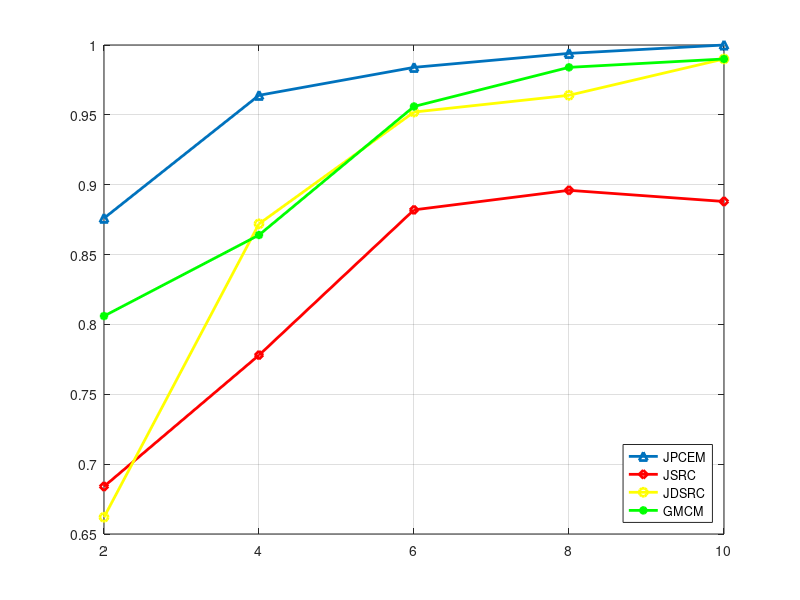

This chart was generated by the following MATLAB code: (Note: this script raises an error after producing the figure.)
%%%%%%% Statistical Comparison results %%%%%%%%%%%%%%%%%%%%
%%%%%%% Author: Xuelu Li %%%%%%%%%%%%%%%%%%%%%%%%%%%%%%%%%%
%%%%%%% Time: 12/18/2017 %%%%%%%%%%%%%%%%%%%%%%%%%%%%%%%%%%
%%%%%%% Algorithms include: 
%%%%%%% Graph-based Multiview Classification Method (GMCM)
%%%%%%% Joint SRC method (JSRC)
%%%%%%% Joint Dynamic SRC method (JDSRC)
%%%%%%% Joint SRC method (JSRC)
%%%%%%% Joint Prior and Coefficient Estimation Method (JPCEM)


clear all;
close all;

load AccDiffViews.mat;
load AccNormal.mat;
load AccDiffTrain.mat;

%% Different training size %%
for i = 1:5
    AccDiffTrains(i,:) = AccDiffTrain(2*i,:); 
end
N_train = 2:2:10;
figure;
plot(N_train,AccDiffTrains(:,3),'^-','LineWidth',2);
hold on;
plot(N_train,AccDiffTrains(:,2),'rd-','LineWidth',2);
plot(N_train,AccDiffTrains(:,4),'yo-','LineWidth',2);
plot(N_train,AccDiffTrains(:,1),'g*-','LineWidth',2);
grid on;
Tr = legend('JPCEM','JSRC','JDSRC','GMCM','Location','SouthEast');
Tr.FontSize = 12;
Tr.FontWeight = 'bold';
% xlabel('No. of training images per class per view','FontSize',10,'FontWeight','bold','Color','k');
% ylabel('Classification Accuracy','FontSize',10,'FontWeight','bold','Color','k');


%% Exploring selection bias %%
[mu1,sigma1] = normfit(AccNormal(:,1));
[mu2,sigma2] = normfit(AccNormal(:,2));
[mu4,sigma4] = normfit(AccNormal(:,4));
[mu3,sigma3] = normfit(AccNormal(:,3));
x = 0.65:0.001:1.02;
pd1 = fitdist(AccNormal(:,1),'Normal');
pd2 = fitdist(AccNormal(:,2),'Normal');
pd4 = fitdist(AccNormal(:,4),'Normal');
pd3 = fitdist(AccNormal(:,3),'Normal');

norm1 = pdf(pd1,x);
norm2 = pdf(pd2,x);
norm4 = pdf(pd4,x);
norm3 = pdf(pd3,x);

figure,
plot(x,norm3/100,'LineWidth',2);
hold on;
plot(x,norm2/100,'r','LineWidth',2);
plot(x,norm4/100,'y','LineWidth',2);
plot(x,norm1/100,'g','LineWidth',2);

Tn = legend('JPCEM','JSRC','JDSRC','GMCM','Location','NorthWest');
Tn.FontSize = 12;
Tn.FontWeight = 'bold';
% xlabel('Accuracy','FontSize',10,'FontWeight','bold','Color','k');
% ylabel('Normal distribution','FontSize',10,'FontWeight','bold','Color','k');
axis([0.65 1.01 0 0.5]);

%% Different views %%
% app = AccDiffViews;
% figure,
% c = {'1 view';'2 views';'3 views';'4 views';'5 views'};
% x = [1:5];
% bar(x,app);
% set(gca, 'FontSize', 10);
% set(gca,'XTickLabel',c,'FontWeight','bold');
% Tv = legend('GMCM','JSRC','JPCEM','JDSRC','Location','best');
% Tv.FontSize = 15;
% Tv.FontWeight = 'bold';
N_view = 1:5;
figure;
plot(N_view,AccDiffViews(1:5,3),'^-','LineWidth',2);
hold on;
plot(N_view,AccDiffViews(1:5,2),'rd-','LineWidth',2);
plot(N_view,AccDiffViews(1:5,4),'yo-','LineWidth',2);
plot(N_view,AccDiffViews(1:5,1),'g*-','LineWidth',2);
grid on;
Tr = legend('JPCEM','JSRC','JDSRC','GMCM','Location','SouthEast');
Tr.FontSize = 12;
Tr.FontWeight = 'bold';
% xlabel('No. of views','FontSize',10,'FontWeight','bold','Color','k');
% ylabel('Classification Accuracy','FontSize',10,'FontWeight','bold','Color','k');